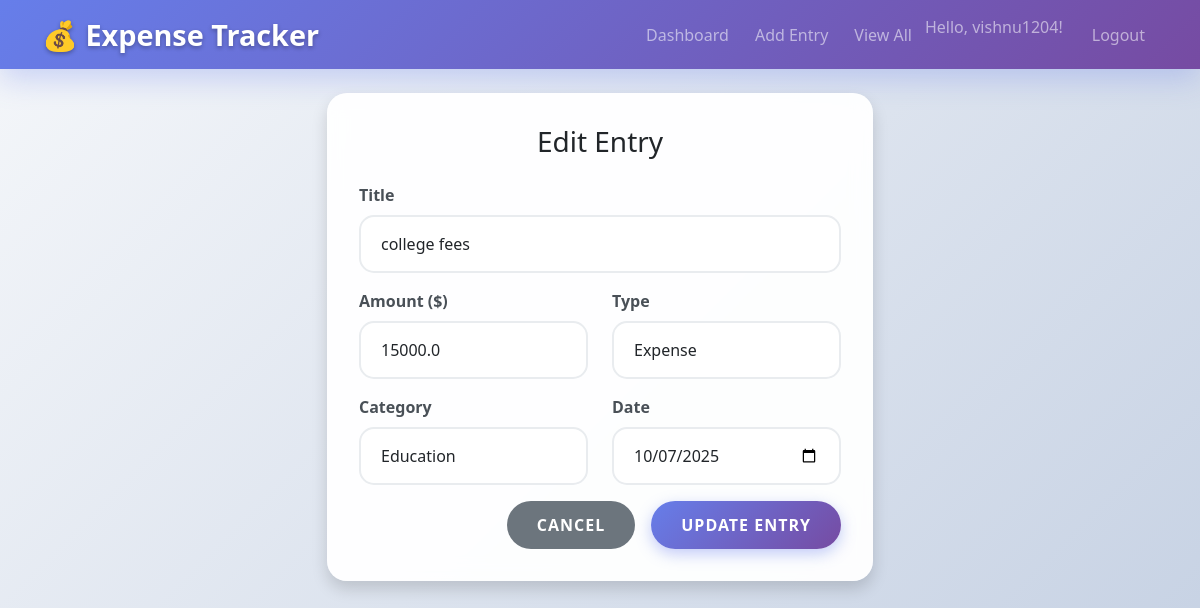
The app's page /edit/4 (signed in) with its own data.
### app.py (models this page shows)
class User(db.Model, UserMixin):
    id = db.Column(db.Integer, primary_key=True)
    username = db.Column(db.String(100), unique=True, nullable=False)
    password = db.Column(db.String(100), nullable=False)
    expenses = db.relationship('Expense', backref='user', lazy=True)

class Expense(db.Model):
    id = db.Column(db.Integer, primary_key=True)
    title = db.Column(db.String(100), nullable=False)
    amount = db.Column(db.Float, nullable=False)
    category = db.Column(db.String(50), nullable=False)
    expense_type = db.Column(db.String(20), default='expense')  # 'income' or 'expense'
    date = db.Column(db.Date, default=datetime.utcnow)
    user_id = db.Column(db.Integer, db.ForeignKey('user.id'), nullable=False)

### app.py (the view, shortened to what this page needs)
@app.route('/edit/<int:id>', methods=['GET', 'POST'])
@login_required
def edit_expense(id):
    expense = Expense.query.get_or_404(id)
    if expense.user != current_user:
        flash('Unauthorized access', 'danger')
        return redirect(url_for('dashboard'))
    return render_template('edit_expense.html', expense=expense)

### app.py (called while the page is built)
@login_manager.user_loader
def load_user(user_id):
    return User.query.get(int(user_id))

### templates/edit_expense.html (shortened to what this page needs)
{% extends "base.html" %}
{% block content %}
<div class="row justify-content-center">
    <div class="col-md-8 col-lg-6">
        <div class="card shadow">
            <div class="card-body">
                <h3 class="card-title text-center mb-4">Edit Entry</h3>
                <form method="POST">
                    <div class="mb-3">
                        <label for="title" class="form-label">Title</label>
                        <input type="text" class="form-control" id="title" name="title" value="{{ expense.title }}" required>
                    </div>
                    <div class="row">
                        <div class="col-md-6">
                            <div class="mb-3">
                                <label for="amount" class="form-label">Amount ($)</label>
                                <input type="number" class="form-control" id="amount" name="amount" step="0.01" min="0" value="{{ expense.amount }}" required>
                            </div>
                        </div>
                        <div class="col-md-6">
                            <div class="mb-3">
                                <label for="expense_type" class="form-label">Type</label>
                                <select class="form-select" id="expense_type" name="expense_type" required>
                                    <option value="expense" {{ 'selected' if expense.expense_type == 'expense' }}>Expense</option>
                                </select>
                            </div>
                        </div>
                    </div>
                    <div class="row">
                        <div class="col-md-6">
                            <div class="mb-3">
                                <label for="category" class="form-label">Category</label>
                                <select class="form-select" id="category" name="category" required>
                                    <optgroup label="Expense Categories">
                                        <option value="Education" {{ 'selected' if expense.category == 'Education' }}>Education</option>
                                    </optgroup>
                                </select>
                            </div>
                        </div>
                        <div class="col-md-6">
                            <div class="mb-3">
                                <label for="date" class="form-label">Date</label>
                                <input type="date" class="form-control" id="date" name="date" value="{{ expense.date.strftime('%Y-%m-%d') }}" required>
                            </div>
                        </div>
                    </div>
                    <div class="d-grid gap-2 d-md-flex justify-content-md-end">
                        <a href="{{ url_for('view_expenses') }}" class="btn btn-secondary me-md-2">Cancel</a>
                        <button type="submit" class="btn btn-primary">Update Entry</button>
                    </div>
                </form>
            </div>
        </div>
    </div>
</div>
{% endblock %}

### templates/base.html (shortened to what this page needs)
<!DOCTYPE html>
<html lang="en">
<head>
    <link href="https://cdn.jsdelivr.net/npm/bootstrap@5.1.3/dist/css/bootstrap.min.css" rel="stylesheet">
    <link rel="stylesheet" href="{{ url_for('static', filename='css/style.css') }}">
</head>
<body>
    <nav class="navbar navbar-expand-lg navbar-dark bg-primary">
        <div class="container">
            <a class="navbar-brand" href="{{ url_for('dashboard') }}">💰 Expense Tracker</a>
            <div class="collapse navbar-collapse" id="navbarNav">
                <ul class="navbar-nav ms-auto">
                    {% if current_user.is_authenticated %}
                        <li class="nav-item">
                            <a class="nav-link" href="{{ url_for('dashboard') }}">Dashboard</a>
                        </li>
                        <li class="nav-item">
                            <a class="nav-link" href="{{ url_for('add_expense') }}">Add Entry</a>
                        </li>
                        <li class="nav-item">
                            <a class="nav-link" href="{{ url_for('view_expenses') }}">View All</a>
                        </li>
                        <li class="nav-item">
                            <span class="navbar-text me-3">Hello, {{ current_user.username }}!</span>
                        </li>
                        <li class="nav-item">
                            <a class="nav-link" href="{{ url_for('logout') }}">Logout</a>
                        </li>
                    {% endif %}
                </ul>
            </div>
        </div>
    </nav>
    <div class="container mt-4">
        {% block content %}{% endblock %}
    </div>
</body>
</html>

### static/css/style.css (style rules this page uses)
:root { --primary-gradient: linear-gradient(135deg, #667eea 0%, #764ba2 100%); --success-gradient: linear-gradient(135deg, #11998e 0%, #38ef7d 100%); --danger-gradient: linear-gradient(135deg, #ff416c 0%, #ff4b2b 100%); --warning-gradient: linear-gradient(135deg, #f093fb 0%, #f5576c 100%); --card-shadow: 0 10px 30px rgba(0, 0, 0, 0.1); --hover-shadow: 0 20px 40px rgba(0, 0, 0, 0.15); }
body { background: linear-gradient(135deg, #f5f7fa 0%, #c3cfe2 100%); font-family: 'Segoe UI', Tahoma, Geneva, Verdana, sans-serif; min-height: 100vh; }
.navbar { background: var(--primary-gradient) !important; backdrop-filter: blur(10px); box-shadow: 0 2px 20px rgba(0, 0, 0, 0.1); }
.navbar-brand { font-weight: 700; font-size: 1.8rem; text-shadow: 0 2px 4px rgba(0, 0, 0, 0.3); }
.nav-link { font-weight: 500; transition: all 0.3s ease; border-radius: 20px; margin: 0 5px; }
.card { border: none; border-radius: 20px; box-shadow: var(--card-shadow); transition: all 0.4s cubic-bezier(0.175, 0.885, 0.32, 1.275); backdrop-filter: blur(10px); background: rgba(255, 255, 255, 0.95); }
.card-body { padding: 2rem; }
.bg-primary { background: var(--primary-gradient) !important; box-shadow: 0 10px 30px rgba(102, 126, 234, 0.3); }
.btn { border-radius: 25px; font-weight: 600; padding: 12px 30px; transition: all 0.3s ease; border: none; text-transform: uppercase; letter-spacing: 1px; }
.btn-primary { background: var(--primary-gradient); box-shadow: 0 5px 15px rgba(102, 126, 234, 0.4); }
.form-control, .form-select { border-radius: 15px; border: 2px solid #e9ecef; padding: 15px 20px; transition: all 0.3s ease; background: rgba(255, 255, 255, 0.9); }
.form-label { font-weight: 600; color: #495057; margin-bottom: 8px; }
.card { animation: slideInUp 0.6s ease-out; }
.card-body h3, .card-body h4 { animation: pulse 2s infinite; }

### records on screen
User: username "vishnu1204"
Expense: title "college fees", amount "15000.0", date "10/07/2025"
